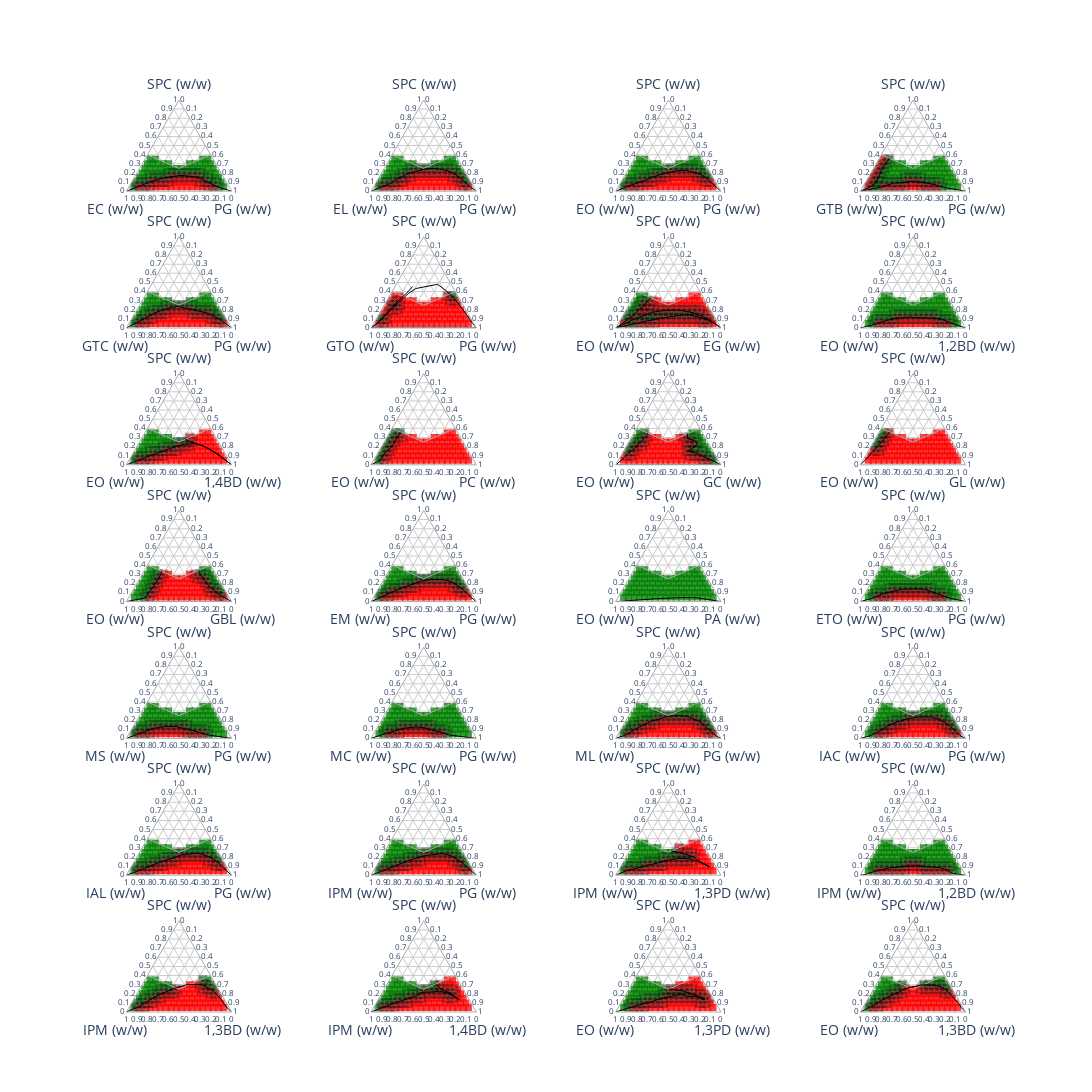

Notebook code cell kept with this figure:
### Code cell
# Number of data points per phase diagram
pb_points = 94 

# Create figure with subplots
columns = 4
rows = int(np.ceil(phase_behaviour.shape[0]/(pb_points*columns)))

sub_specs = list()
for j in range(columns):
    sub_specs.append({'type': 'scatterternary'})

specs = list()
for i in range(rows):
    specs.append(sub_specs)

fig = make_subplots(
    rows = rows, 
    cols = columns,
    specs = specs,
    vertical_spacing=0.05
)

# Define investigated area
area = np.array((0.4, 0.25, 0.4, 0.6, 0.375, 0, 0, 0.375, 0.6)).reshape(3,3)

# Define colour map
color_map = {
    "Microemulsion": "green",
    "Non-microemulsion": "red",
    "Boundary" : "grey"
}

# Plot each phase diagram
for i in range(int(phase_behaviour.shape[0]/pb_points)):

    # Helper values
    phase_diagram = i  # Phase diagram number
    j = phase_diagram*pb_points  # Starting point for each phase diagram dataset

    PS = phase_behaviour['PS'][j] # Polar solvent (PS) name abbreviation
    NPS = phase_behaviour['NPS'][j] # Non-polar solvent (NPS) name abbreviation

    row = int(np.floor(phase_diagram/columns)+1)
    column = np.remainder(phase_diagram,columns)+1
    
    for phase_behaviour_type, colour in color_map.items():
        # Get separate data series for microemulsions and non-micoremulsions and plot on ternary scatter plots
        if phase_behaviour_type == 'Microemulsion' or phase_behaviour_type == 'Non-microemulsion':
            SPC_conc = phase_behaviour[j:j+pb_points].loc[phase_behaviour['Phase behaviour'] == phase_behaviour_type, 'SPC concentration']
            NPS_conc = phase_behaviour[j:j+pb_points].loc[phase_behaviour['Phase behaviour'] == phase_behaviour_type, 'NPS concentration']
            PS_conc = phase_behaviour[j:j+pb_points].loc[phase_behaviour['Phase behaviour'] == phase_behaviour_type, 'PS concentration']
            
            fig.add_trace(go.Scatterternary({'mode' :'markers', 'a' : SPC_conc, 'b' : NPS_conc, 'c' : PS_conc,
                'marker_symbol': 'square', 
                'marker_size' :7,
                'marker_color': colour, 
                'marker_opacity' :0.75,
                'legendgroup' :phase_behaviour_type,  
                'name' :phase_behaviour_type,
                'hovertemplate':'PS: %{c}<br>SPC: %{a}<br> NPS: %{b}'}), 
                row = row, col = column)
        
        # Get separate data series for boundary data and plot on ternary scatter plots
        if phase_behaviour_type == 'Boundary':
            SPC_conc = phase_behaviour[j:j+pb_points].loc[phase_behaviour['Phase boundary'] == phase_behaviour_type, 'SPC concentration']
            NPS_conc = phase_behaviour[j:j+pb_points].loc[phase_behaviour['Phase boundary'] == phase_behaviour_type, 'NPS concentration']
            PS_conc = phase_behaviour[j:j+pb_points].loc[phase_behaviour['Phase boundary'] == phase_behaviour_type, 'PS concentration']
            
            # Plot phase boundary data
            fig.add_trace(go.Scatterternary({'mode' :'markers', 'a' : SPC_conc, 'b' : NPS_conc, 'c' : PS_conc,
                'marker_symbol': 'square-dot', 
                'marker_size' :8,
                'marker_line_color': 'black',
                'marker_line_width': 2,
                'marker_color': colour, 
                'marker_opacity' :0.25,
                'legendgroup' :phase_behaviour_type,  
                'name' :phase_behaviour_type, 
                'hovertemplate':'PS: %{c}<br>SPC: %{a}<br> NPS: %{b}'}), 
                row = row, col = column)
        
            # Plot investigated area boundary
            fig.add_trace(go.Scatterternary({'mode':'lines', 
            'a': area[0],
            'b': area[1],
            'c': area[2],
            'line_color': '#aaaaaa',
            'line_width': 1, 
            'name': 'Boundary of investigated area',
            'hovertemplate':'PS: %{c}<br>SPC: %{a}<br> NPS: %{b}'}),
            row = row, col = column)
        
        # Update axis names
        fig.update_ternaries(aaxis_title = 'SPC (w/w)', 
                            baxis_title = str(NPS + ' (w/w)'), 
                            caxis_title = str(PS + ' (w/w)'), 
                            row = row, col = column)
    
    # Get corresponding phase boundary data
    for k in range(raw_phase_behaviour.shape[0]):
        SPC_conc = raw_phase_behaviour.loc[((raw_phase_behaviour['NPS'] == NPS) & (raw_phase_behaviour['PS'] == PS)), 'SPC concentration']
        NPS_conc = raw_phase_behaviour.loc[((raw_phase_behaviour['NPS'] == NPS) & (raw_phase_behaviour['PS'] == PS)), 'NPS concentration']
        PS_conc = raw_phase_behaviour.loc[((raw_phase_behaviour['NPS'] == NPS) & (raw_phase_behaviour['PS'] == PS)), 'PS concentration']
        
    fig.add_trace(go.Scatterternary({'mode' :'lines', 'a' : SPC_conc, 'b' : NPS_conc, 'c' : PS_conc,
        'line_color': 'black',
        'line_width': 1, 
        'name': 'Boundary of investigated area',
        'hovertemplate':'PS: %{c}<br>SPC: %{a}<br> NPS: %{b}'}),
        row = row, col = column)

    # Update axis names
    fig.update_ternaries(aaxis_title = 'SPC (w/w)', 
                        baxis_title = str(NPS + ' (w/w)'), 
                        caxis_title = str(PS + ' (w/w)'), 
                        row = row, col = column)
    
# Update all plots formating
fig.update_ternaries(
    aaxis_dtick=0.1, baxis_dtick = 0.1, caxis_dtick = 0.1,
    aaxis_linecolor='#aaaaaa', baxis_linecolor='#aaaaaa', caxis_linecolor='#aaaaaa',
    aaxis_gridcolor='#cccccc', baxis_gridcolor='#cccccc', caxis_gridcolor='#cccccc',
    aaxis_tickfont_size=8, baxis_tickfont_size=8, caxis_tickfont_size=8, 
    bgcolor = 'white')

fig.update_layout(
    showlegend=False,
    autosize=False,
    width=1500,
    height=2000)


fig.show()
